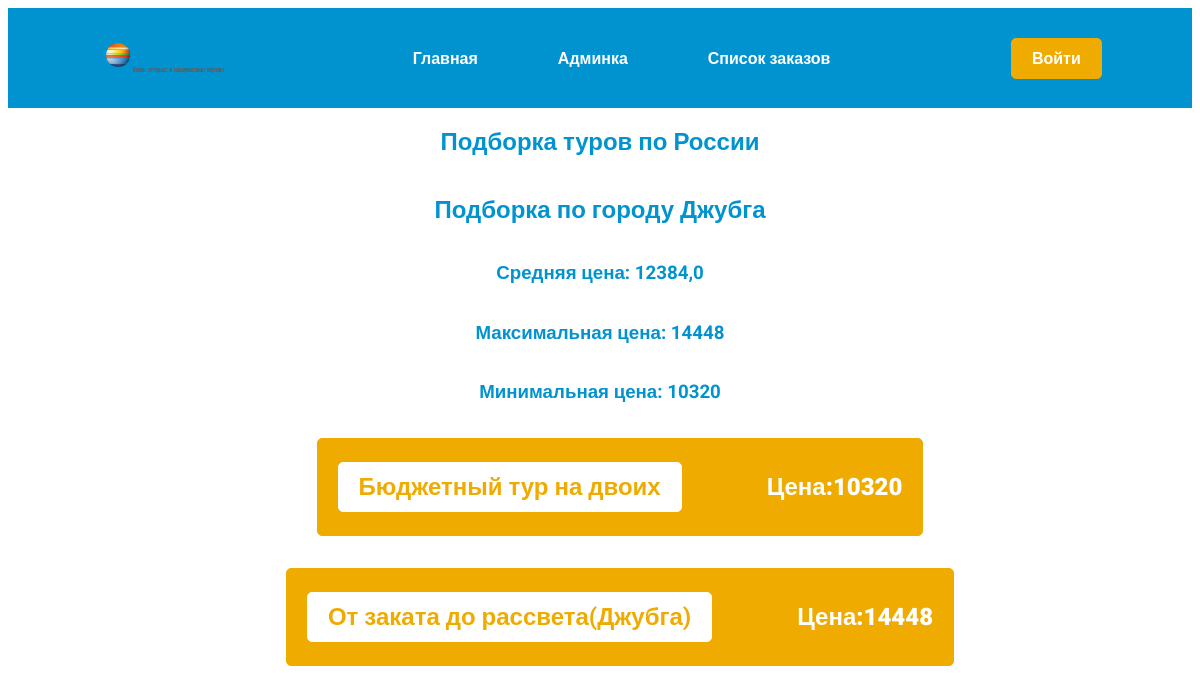
Page /offers/djubga on the committed database.
### travels/models.py (models this page shows, shortened)
class City(models.Model):
	name = models.CharField(max_length=40)
	slug = models.SlugField(default='', null=False, blank=True)
	history = HistoricalRecords()

class Service(models.Model):
	EUR = 'EUR'
	USD = 'USD'
	RUB = 'RUB'
	CURRENCY_CHOICES = [
        (EUR, 'Euro'),
        (USD, 'Dollars'),
        (RUB, 'Rubles'),
    ]
	title = models.CharField(max_length=40)
	slug = models.SlugField(default='', null=False, blank=True)
	offers = models.ForeignKey(City, on_delete=models.PROTECT, null=True, blank=True)
	price = models.IntegerField(default='10325', validators=[validate_price])
	currency = models.CharField(max_length=3, choices=CURRENCY_CHOICES, default='RUB')
	history = HistoricalRecords()
	def get_url(self):
		return reverse('tour-detail', args=[self.slug])

### travels/views.py (the view)
# urls.py: path('offers/<slug:slug_city_offers>', views.city_offers, name='city_offers-detail'),
def city_offers(request, slug_city_offers:str):
	city_offers = get_object_or_404(City, slug=slug_city_offers)
	services = Service.objects.filter(offers=city_offers.id)
	agg = services.aggregate(Avg('price'), Max('price'), Min('price'))
	return render(request, 'travels/city_offers.html', {'city_offers': city_offers, 'agg':agg, 'services': services})

### travels/templates/travels/city_offers.html (shortened to what this page needs)
{%extends 'travels/base.html'%}
{% block content %}
	<section class="offers">
		<div class="main__wrapper">
			<h1>Подборка туров по России</h1>
			<h2>Подборка по городу {{city_offers.name}}</h2>
			<h3>Средняя цена: {{ agg.price__avg }}</h3>
			<h3>Максимальная цена: {{ agg.price__max }}</h3>
			<h3>Минимальная цена: {{ agg.price__min }}</h3>
			<ul>
				{% for service in services  %}
					<li class="offers__item">
						<a class="offers__link" href="{{service.get_url}}">{{ service.title }}</a>
						<p class="offers__price">Цена:{{service.price}}</p>
					</li>
				{% endfor %}
			</ul>
		</div>
	</section>
{% endblock %}

### travels/static/travels/css/style.css (style rules this page uses)
html { font-family: "Roboto", sans-serif; }
h1 { color: #0093D0; font-weight: 900; }
a { text-decoration: none; color: #0093D0; font-weight: 700; }
li { list-style-type: none; }
.main__wrapper { max-width: 1200px; margin: 0 auto; display: flex; flex-direction: column; align-items: center; }
.main__wrapper ul { display: flex; flex-direction: column; row-gap: 25px; align-items: center; }
p { color: #0093D0; }
.offers__item { display: flex; flex-direction: row; align-items: center; column-gap: 85px; justify-content: space-between; padding: 10px 20px; background-color: #F0AB00; border: 1px solid #F0AB00; border-radius: 5px; margin-bottom: 7px; }
h3, h2 { color: #0093D0; }
.offers__link { color: #F0AB00; font-size: 24px; border: 1px solid white; border-radius: 5px; background-color: white; padding: 10px 20px; }
.offers__price { font-weight: 900; font-size: 24px; coLor: white; }

### rows in the picture
City: name "Джубга"
Service: title "Бюджетный тур на двоих", price "10320"
Service: title "От заката до рассвета(Джубга)", price "14448"

### other values in the picture
{{ agg.price__avg }} "12384,0"
{{ agg.price__max }} "14448"
{{ agg.price__min }} "10320"
